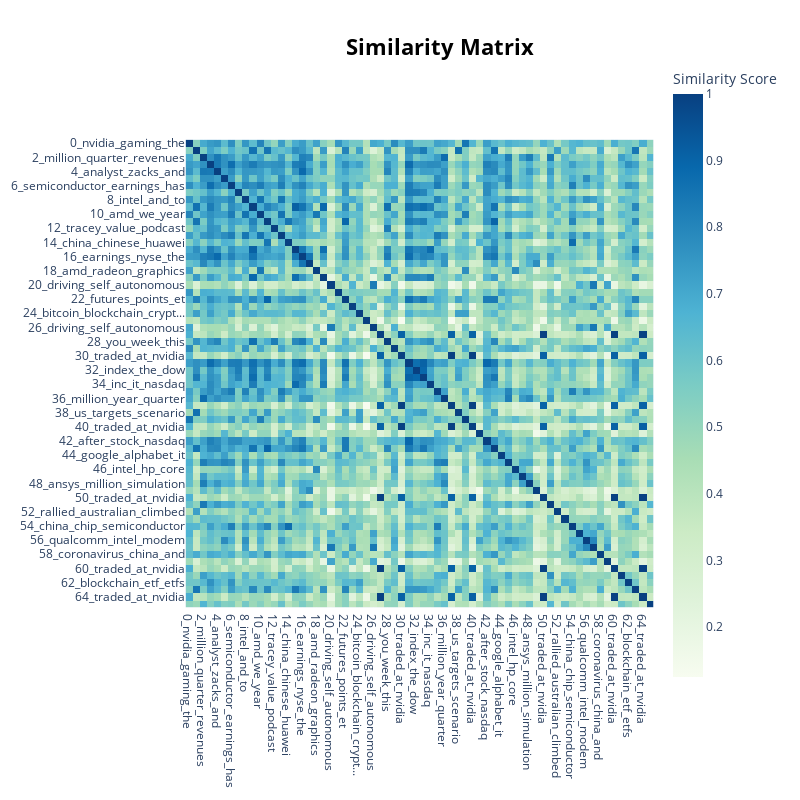

The code cell stored with this chart in its notebook:
### Code cell
bert_topic.visualize_heatmap()

### Figure 1 — Plotly figure (JSON) as saved in the notebook; plotly's stock layout.template omitted (floating-point values rounded to 4 significant figures; data arrays with more than 128 entries replaced by an {"elided": "..."} marker saying what was removed)
{"data": [{"coloraxis": "coloraxis", "hovertemplate": "x: %{x}<br>y: %{y}<br>Similarity Score: %{z}<extra></extra>", "name": "0", "type": "heatmap", "x": ["0_nvidia_gaming_the", "1_the_on_to", "2_million_quarter_revenues", "3_tech_the_of", "4_analyst_zacks_and", "5_apple_iphone_the", "6_semiconductor_earnings_has", "7_performers_which_close", "8_intel_and_to", "9_the_this_of", "10_amd_we_year", "11_trade_china_trump", "12_tracey_value_podcast", "13_micron_dram_nand", "14_china_chinese_huawei", "15_resistance_roku_stock", "16_earnings_nyse_the", "17_earnings_estimates_eps", "18_amd_radeon_graphics", "19_day_trading_above", "20_driving_self_autonomous", "21_games_gaming_game", "22_futures_points_et", "23_ai_robotics_and", "24_bitcoin_blockchain_crypt...", "25_facebook_users_user", "26_driving_self_autonomous", "27_traded_at_nvidia", "28_you_week_this", "29_mellanox_ethernet_switches", "30_traded_at_nvidia", "31_nyse_nasdaq_after", "32_index_the_dow", "33_percent_dow_after", "34_inc_it_nasdaq", "35_tsmc_samsung_taiwan", "36_million_year_quarter", "37_traded_at_nvidia", "38_us_targets_scenario", "39_mining_ethereum_cryptocu...", "40_traded_at_nvidia", "41_qualcomm_commission_pate...", "42_after_stock_nasdaq", "43_lunch_dave_on", "44_google_alphabet_it", "45_broadcom_quarter_revenues", "46_intel_hp_core", "47_cadence_design_verificat...", "48_ansys_million_simulation", "49_earnings_or_growth", "50_traded_at_nvidia", "51_storage_pure_quarter", "52_rallied_australian_climbed", "53_softbank_fund_vision", "54_china_chip_semiconductor", "55_tesla_musk_vice", "56_qualcomm_intel_modem", "57_mobileye_driving_autonom...", "58_coronavirus_china_and", "59_baidu_apollo_driving", "60_traded_at_nvidia", "61_western_digital_sandisk", "62_blockchain_etf_etfs", "63_resistance_around_stock", "64_traded_at_nvidia", "65_notes_cash_offering"], "xaxis": "x", "y": ["0_nvidia_gaming_the", "1_the_on_to", "2_million_quarter_revenues", "3_tech_the_of", "4_analyst_zacks_and", "5_apple_iphone_the", "6_semiconductor_earnings_has", "7_performers_which_close", "8_intel_and_to", "9_the_this_of", "10_amd_we_year", "11_trade_china_trump", "12_tracey_value_podcast", "13_micron_dram_nand", "14_china_chinese_huawei", "15_resistance_roku_stock", "16_earnings_nyse_the", "17_earnings_estimates_eps", "18_amd_radeon_graphics", "19_day_trading_above", "20_driving_self_autonomous", "21_games_gaming_game", "22_futures_points_et", "23_ai_robotics_and", "24_bitcoin_blockchain_crypt...", "25_facebook_users_user", "26_driving_self_autonomous", "27_traded_at_nvidia", "28_you_week_this", "29_mellanox_ethernet_switches", "30_traded_at_nvidia", "31_nyse_nasdaq_after", "32_index_the_dow", "33_percent_dow_after", "34_inc_it_nasdaq", "35_tsmc_samsung_taiwan", "36_million_year_quarter", "37_traded_at_nvidia", "38_us_targets_scenario", "39_mining_ethereum_cryptocu...", "40_traded_at_nvidia", "41_qualcomm_commission_pate...", "42_after_stock_nasdaq", "43_lunch_dave_on", "44_google_alphabet_it", "45_broadcom_quarter_revenues", "46_intel_hp_core", "47_cadence_design_verificat...", "48_ansys_million_simulation", "49_earnings_or_growth", "50_traded_at_nvidia", "51_storage_pure_quarter", "52_rallied_australian_climbed", "53_softbank_fund_vision", "54_china_chip_semiconductor", "55_tesla_musk_vice", "56_qualcomm_intel_modem", "57_mobileye_driving_autonom...", "58_coronavirus_china_and", "59_baidu_apollo_driving", "60_traded_at_nvidia", "61_western_digital_sandisk", "62_blockchain_etf_etfs", "63_resistance_around_stock", "64_traded_at_nvidia", "65_notes_cash_offering"], "yaxis": "y", "z": {"elided": "66x66 float values"}}], "layout": {"coloraxis": {"colorbar": {"title": {"text": "Similarity Score"}}, "colorscale": [[0, "rgb(247,252,240)"], [0.125, "rgb(224,243,219)"], [0.25, "rgb(204,235,197)"], [0.375, "rgb(168,221,181)"], [0.5, "rgb(123,204,196)"], [0.625, "rgb(78,179,211)"], [0.75, "rgb(43,140,190)"], [0.875, "rgb(8,104,172)"], [1, "rgb(8,64,129)"]]}, "height": 800, "hoverlabel": {"bgcolor": "white", "font": {"family": "Rockwell", "size": 16}}, "legend": {"title": {"text": "Trend"}}, "margin": {"t": 60}, "showlegend": true, "title": {"font": {"color": "Black", "size": 22}, "text": "<b>Similarity Matrix</b>", "x": 0.55, "xanchor": "center", "y": 0.95, "yanchor": "top"}, "width": 800, "xaxis": {"anchor": "y", "constrain": "domain", "domain": [0, 1], "scaleanchor": "y"}, "yaxis": {"anchor": "x", "autorange": "reversed", "constrain": "domain", "domain": [0, 1]}}}
